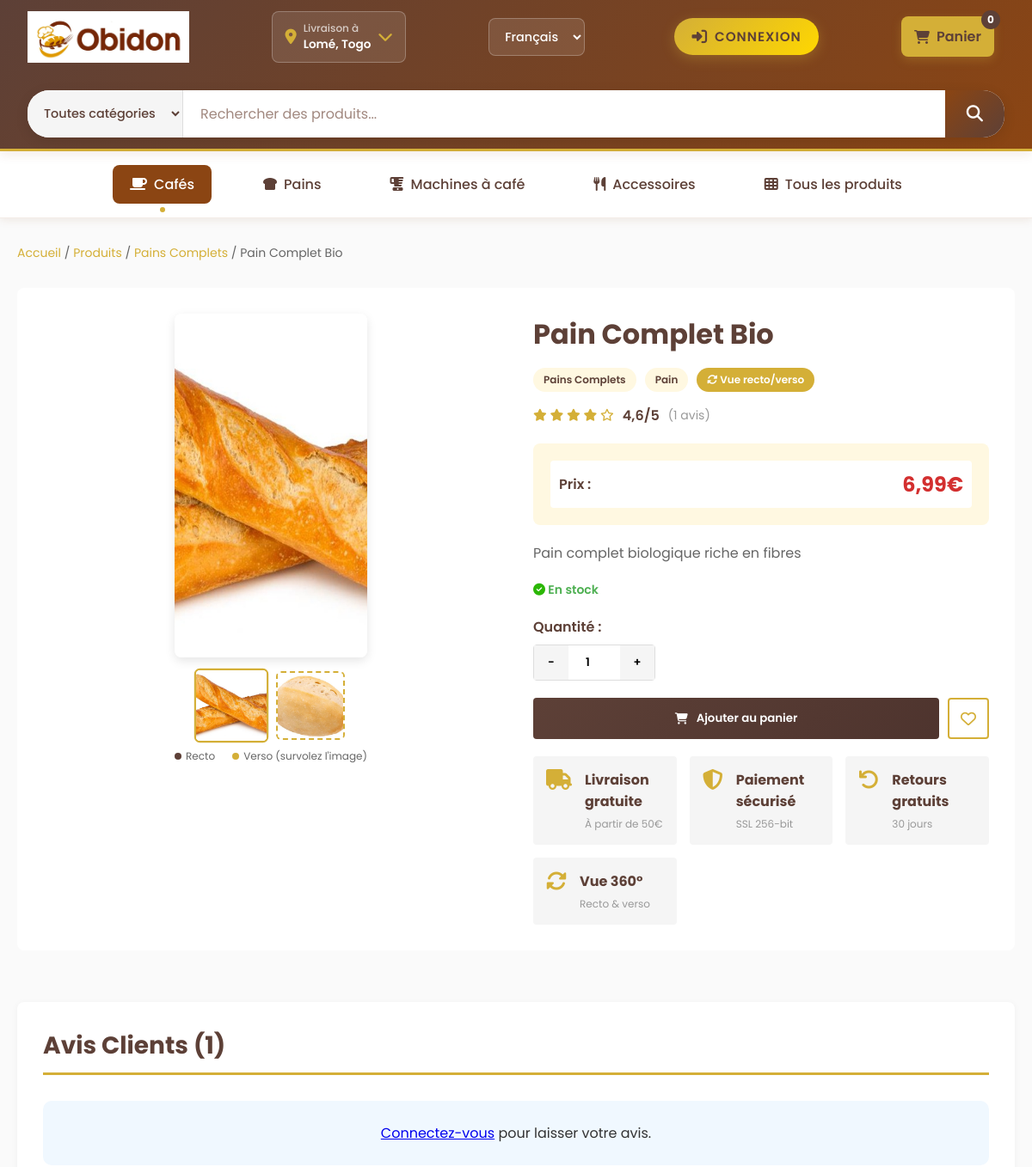
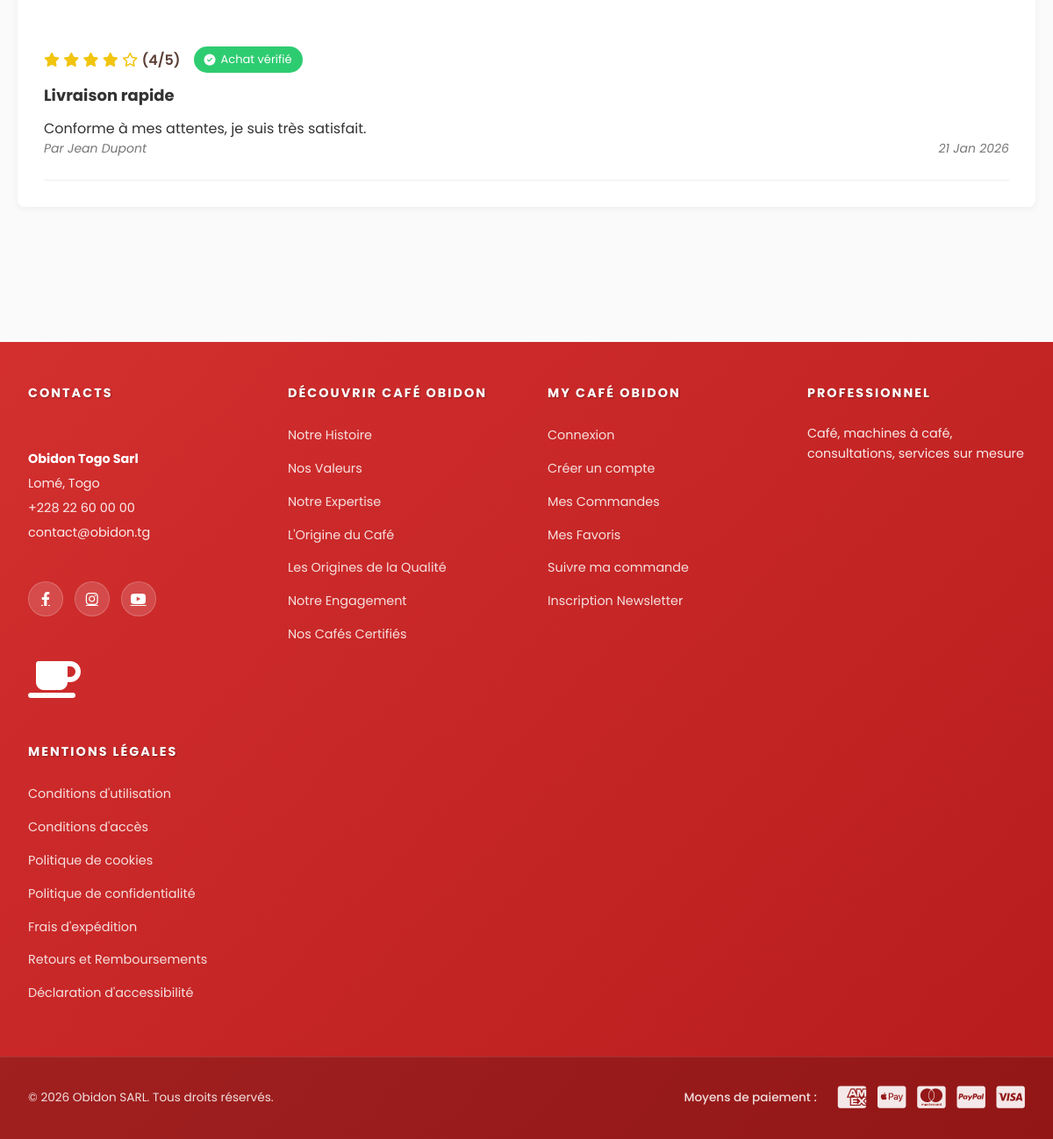
/product/5/, run on the app's committed database (2 pictures, top to bottom).
### core/models.py (models this page shows, shortened)
class Product(models.Model):
    PRODUCT_TYPES = [
        ('cafe', 'Café'),
        ('pain', 'Pain'),
        ('machine', 'Machine à café'),
        ('accessoire', 'Accessoire'),
    ]
    name = models.CharField(max_length=255)
    slug = models.SlugField(unique=True, blank=True)
    category = models.ForeignKey(Category, on_delete=models.CASCADE, related_name='products')
    product_type = models.CharField(max_length=50, choices=PRODUCT_TYPES)
    description = models.TextField()
    detailed_description = models.TextField(blank=True)
    price = models.DecimalField(max_digits=10, decimal_places=2, validators=[MinValueValidator(0)])
    discount_price = models.DecimalField(
        max_digits=10,
        decimal_places=2,
        null=True,
        blank=True,
        validators=[MinValueValidator(0)]
    )
    image = models.ImageField(upload_to='products/')
    back_image = models.ImageField(
        upload_to='products/backs/',
        null=True,
        blank=True,
        verbose_name="Image verso (au survol)",
        help_text="Image qui apparaîtra quand l'utilisateur survole l'image principale"
    )
    stock = models.IntegerField(
        default=0,
        blank=True,
        validators=[MinValueValidator(0)],
        verbose_name="Stock",
        help_text="Laisser vide = stock à 0 (rupture de stock)"
    )
    display_stock = models.BooleanField(
        default=True,
        verbose_name="Afficher le stock sur le site ?",
        help_text="Décochez si vous ne voulez PAS montrer le stock au public (ex: produits en précommande, stock caché...)"
    )
    rating = models.FloatField(default=0, validators=[MinValueValidator(0), MaxValueValidator(5)])
    reviews_count = models.IntegerField(default=0)
    is_featured = models.BooleanField(default=False)
    is_active = models.BooleanField(default=True)
    created_at = models.DateTimeField(auto_now_add=True)
    updated_at = models.DateTimeField(auto_now=True)
    class Meta:
        ordering = ['-created_at']
        indexes = [
            models.Index(fields=['category']),
            models.Index(fields=['is_active']),
            models.Index(fields=['product_type']),
        ]
    def get_image_url(self):
        if self.image and hasattr(self.image, 'url'):
            return self.image.url
        return "https://via.placeholder.com/600x400?text=Image+non+disponible"
    def get_back_image_url(self):
        if self.back_image and hasattr(self.back_image, 'url'):
            return self.back_image.url
        return None
    def get_thumbnail_url(self):
        if self.image and hasattr(self.image, 'url'):
            return self.image.url
        return "https://via.placeholder.com/100?text=Recto"

class Category(models.Model):
    name = models.CharField(max_length=200, unique=True)
    slug = models.SlugField(unique=True, blank=True)
    description = models.TextField(blank=True)
    image = models.ImageField(upload_to='categories/', null=True, blank=True)
    is_active = models.BooleanField(default=True)
    created_at = models.DateTimeField(auto_now_add=True)
    updated_at = models.DateTimeField(auto_now=True)
    class Meta:
        ordering = ['name']
        verbose_name_plural = 'Categories'

class Review(models.Model):
    product = models.ForeignKey(Product, on_delete=models.CASCADE, related_name='reviews')
    user = models.ForeignKey(User, on_delete=models.CASCADE)
    rating = models.IntegerField(validators=[MinValueValidator(1), MaxValueValidator(5)])
    title = models.CharField(max_length=200)
    comment = models.TextField()
    is_verified = models.BooleanField(default=False)
    created_at = models.DateTimeField(auto_now_add=True)
    updated_at = models.DateTimeField(auto_now=True)
    class Meta:
        ordering = ['-created_at']
        unique_together = ['product', 'user']

### core/views.py (the view)
# urls.py: path('product/<int:product_id>/', product_detail_view, name='product_detail'),
def product_detail_view(request, product_id):
    product = get_object_or_404(Product, id=product_id, is_active=True)
    reviews = product.reviews.all()
    related_products = Product.objects.filter(
        category=product.category,
        is_active=True
    ).exclude(id=product_id)[:4]
    context = {
        'product': product,
        'reviews': reviews,
        'related_products': related_products,
        'average_rating': product.rating if product.rating else 0
    }
    return render(request, 'product_detail.html', context)

### templates/product_detail.html (shortened to what this page needs)
{% extends "base.html" %}
{% load static %}
{% block extra_css %}
    <link rel="stylesheet" href="{% static 'css/reviews.css' %}">
{% endblock %}
{% block content %}
<div class="product-detail-page">
    <div class="breadcrumb">
        <a href="{% url 'home' %}">Accueil</a>
        <span>/</span>
        <a href="{% url 'products' %}">Produits</a>
        <span>/</span>
        <a href="{% url 'products' %}?category={{ product.category.id }}">{{ product.category.name }}</a>
        <span>/</span>
        <span>{{ product.name }}</span>
    </div>
    <div class="product-detail-wrapper">
        <div class="product-gallery">
            <div class="product-image-hover-container">
                <div class="product-image-hover {% if product.back_image %}has-back-image{% endif %}">
                    <img
                        id="mainProductImage"
                        src="{{ product.get_image_url }}"
                        alt="{{ product.name }}"
                        class="front-image"
                        loading="lazy"
                    >
                </div>
            </div>
            <div class="thumbnails">
                <img
                    src="{{ product.get_thumbnail_url }}"
                    alt="{{ product.name }} - recto"
                    class="thumbnail active"
                    data-full="{{ product.get_image_url }}"
                    data-type="front"
                    onclick="changeMainImage(this)"
                    loading="lazy"
                >
                {% if product.back_image %}
                    <img
                        src="{{ product.get_back_image_url }}"
                        alt="{{ product.name }} - verso"
                        class="thumbnail"
                        data-full="{{ product.get_back_image_url }}"
                        data-type="back"
                        onclick="changeMainImage(this)"
                        loading="lazy"
                        title="Cliquez pour voir le verso"
                    >
                {% endif %}
            </div>
            {% if product.back_image %}
                <div class="image-legend">
                    <span>
                        <span class="legend-dot legend-front"></span>
                        Recto
                    </span>
                    <span>
                        <span class="legend-dot legend-back"></span>
                        Verso (survolez l'image)
                    </span>
                </div>
            {% endif %}
        </div>
        <div class="product-details">
            <h1 class="product-title">{{ product.name }}</h1>
            <div class="product-meta">
                <span class="category-badge">{{ product.category.name }}</span>
                <span class="product-type">{{ product.get_product_type_display }}</span>
                {% if product.back_image %}
                    <span class="back-image-badge" style="background-color: #D4AF37; color: white; padding: 5px 12px; border-radius: 20px; font-size: 12px; font-weight: 600;">
                        <i class="fas fa-sync-alt"></i> Vue recto/verso
                    </span>
                {% endif %}
            </div>
            <div class="product-rating-section">
                <div class="stars">
                    {% if product.rating >= 1 %}<i class="fas fa-star"></i>{% endif %}
                    {% if product.rating >= 2 %}<i class="fas fa-star"></i>{% endif %}
                    {% if product.rating >= 3 %}<i class="fas fa-star"></i>{% endif %}
                    {% if product.rating >= 4 %}<i class="fas fa-star"></i>{% endif %}
                    {% if product.rating < 5 %}
                        {% for i in "x"|rjust:"5" %}
                            {% if forloop.counter > product.rating %}<i class="far fa-star"></i>{% endif %}
                        {% endfor %}
                    {% endif %}
                </div>
                <span class="rating-number">{{ product.rating }}/5</span>
                <span class="review-count">({{ product.reviews.count }} avis)</span>
            </div>
            <div class="product-pricing">
                {% if product.discount_percent %}
                    <div class="price-row">
                        <span class="label">Prix original :</span>
                        <span class="original-price">{{ product.price }}€</span>
                    </div>
                    <div class="price-row highlighted">
                        <span class="label">Prix réduit :</span>
                        <span class="sale-price">{{ product.sale_price }}€</span>
                        <span class="discount">-{{ product.discount_percent }}%</span>
                    </div>
                {% else %}
                    <div class="price-row highlighted">
                        <span class="label">Prix :</span>
                        <span class="current-price">{{ product.price }}€</span>
                    </div>
                {% endif %}
            </div>
            <p class="product-description">{{ product.description }}</p>
            <div class="product-stock">
                {% if product.display_stock %}
                    {% if product.stock > 0 %}
                        <span class="in-stock">
                            <i class="fas fa-check-circle" style="color: #2bb704; font-weight: bold;"></i> En stock
                        </span>
                    {% else %}
                        <span class="out-of-stock">
                            <i class="fas fa-times-circle" style="color: #d60404; font-weight: bold;"></i> Rupture de stock
                        </span>
                    {% endif %}
                {% else %}
                    <span class="stock-hidden" style="color: #caba08; font-weight: bold;">Disponible sur commande</span>
                {% endif %}
            </div>
            <form class="add-to-cart-form" method="post">
                <div class="quantity-selector">
                    <label for="quantity">Quantité :</label>
                    <div class="quantity-input">
                        <button type="button" class="qty-btn" id="decreaseQty">-</button>
                        <input type="number" id="quantity" name="quantity" value="1" min="1" max="{{ product.stock }}" readonly>
                        <button type="button" class="qty-btn" id="increaseQty">+</button>
                    </div>
                </div>
                <div class="action-buttons">
                    <button type="button" class="btn-add-cart" id="addToCartBtn" {% if product.stock == 0 %}disabled{% endif %}>
                        <i class="fas fa-shopping-cart"></i> Ajouter au panier
                    </button>
                    <button type="button" class="btn-wishlist" id="addToWishlistBtn">
                        <i class="far fa-heart"></i>
                    </button>
                </div>
            </form>
            <div class="product-features">
                <div class="feature">
                    <i class="fas fa-truck"></i>
                    <div>
                        <strong>Livraison gratuite</strong>
                        <p>À partir de 50€</p>
                    </div>
                </div>
                <div class="feature">
                    <i class="fas fa-shield-alt"></i>
                    <div>
                        <strong>Paiement sécurisé</strong>
                        <p>SSL 256-bit</p>
                    </div>
                </div>
                <div class="feature">
                    <i class="fas fa-undo"></i>
                    <div>
                        <strong>Retours gratuits</strong>
                        <p>30 jours</p>
                    </div>
                </div>
                {% if product.back_image %}
                <div class="feature">
                    <i class="fas fa-sync-alt"></i>
                    <div>
                        <strong>Vue 360°</strong>
                        <p>Recto & verso</p>
                    </div>
                </div>
                {% endif %}
            </div>
        </div>
    </div>
    <div class="reviews-section">
        <h2>Avis Clients ({{ product.reviews.count }})</h2>
        {% if user.is_authenticated %}
            {% if not has_reviewed %}
                <div class="review-form-container">
                    <h3>Donnez votre avis</h3>
                    <p class="review-invite">Votre expérience compte ! Partagez-la avec les autres acheteurs.</p>
                    <form method="post" action="{% url 'add_review' product.id %}" class="review-form" id="reviewForm">
                        {% csrf_token %}
                        <div class="star-rating-container">
                            <div class="star-rating" id="starRating">
                                <input type="hidden" name="rating" id="rating-value" value="0">
                                {% for i in "12345" %}
                                    <span class="star" data-value="{{ forloop.counter }}">★</span>
                                {% endfor %}
                            </div>
                            <span id="rating-text">Sélectionnez une note</span>
                        </div>
                        <div class="form-group">
                            <label for="id_title">Titre de votre avis (optionnel)</label>
                            {{ review_form.title }}
                        </div>
                        <div class="form-group comment-area">
                            <label for="id_comment">Votre avis</label>
                            <textarea
                                name="comment"
                                id="id_comment"
                                rows="8"
                                placeholder="Votre avis ici... (qualité, goût, emballage, livraison, rapport qualité/prix...)"
                                required
                            ></textarea>
                        </div>
                        <button type="submit" class="btn-submit-review" id="submitReviewBtn">Publier mon avis</button>
                    </form>
                </div>
            {% else %}
                <p class="already-reviewed">Vous avez déjà donné votre avis sur ce produit. Merci !</p>
            {% endif %}
        {% else %}
            <p class="login-to-review">
                <a href="{% url 'login' %}?next={{ request.path }}">Connectez-vous</a>
                pour laisser votre avis.
            </p>
        {% endif %}
        <div class="reviews-list">
            {% for review in reviews %}
                <div class="review-item">
                    <div class="review-header">
                        <div class="review-rating">
                            {% for i in "12345" %}
                                <i class="fa{% if forloop.counter <= review.rating %}s{% else %}r{% endif %} fa-star"></i>
                            {% endfor %}
                            <span class="rating-number">({{ review.rating }}/5)</span>
                        </div>
                        {% if review.is_verified %}
                            <span class="verified-badge">
                                <i class="fas fa-check-circle"></i> Achat vérifié
                            </span>
                        {% endif %}
                    </div>
                    {% if review.title %}
                        <h4 class="review-title">{{ review.title }}</h4>
                    {% endif %}
                    <p class="review-comment">{{ review.comment|linebreaks }}</p>
                    <div class="review-meta">
                        <span class="review-author">Par {{ review.user.get_full_name|default:review.user.username }}</span>
                        <span class="review-date">{{ review.created_at|date:"d M Y" }}</span>
                    </div>
                </div>
            {% empty %}
                <div class="no-reviews">
                    <p>Aucun avis pour le moment. Soyez le premier à partager votre expérience !</p>
                </div>
            {% endfor %}
        </div>
    </div>
</div>
{% endblock %}

### data on the page
Product: category.name "Pains Complets", name "Pain Complet Bio", get_image_url (picture), get_thumbnail_url (picture), get_back_image_url (picture), product_type "Pain", rating "4,6", reviews.count "1", price "6,99", description "Pain complet biologique riche en fibres"
Review: rating "4", is_verified True (drawn), title "Livraison rapide", comment "Conforme à mes attentes, je suis très satisfait.", user.get_full_name "Jean Dupont", created_at "21 Jan 2026"
